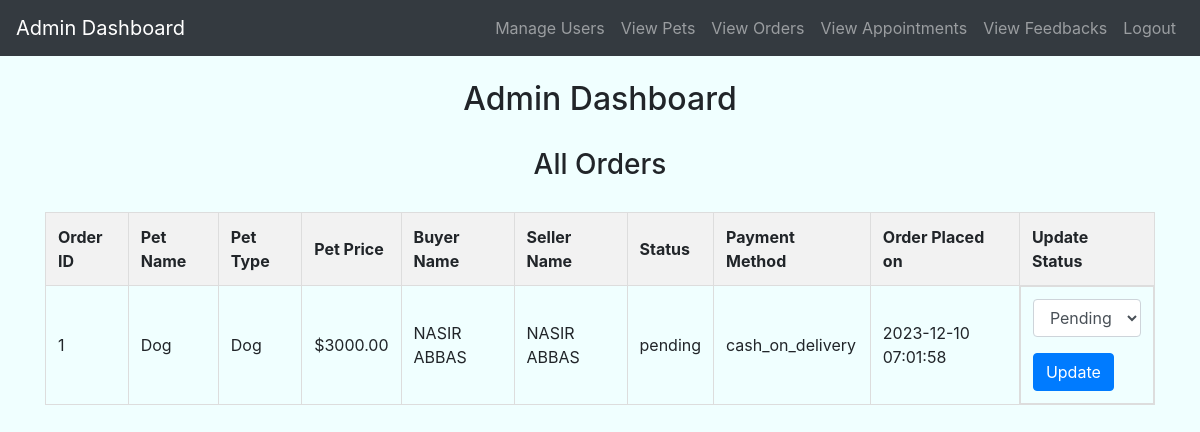
The page /admin/admin_orders.php (signed in) on the database its author committed.
### tables this page shows
CREATE TABLE `orders` (
  `order_id` int(11) NOT NULL,
  `pet_id` int(11) DEFAULT NULL,
  `buyer_id` int(11) DEFAULT NULL,
  `status` varchar(50) DEFAULT NULL,
  `payment_method` varchar(50) DEFAULT NULL,
  `created_at` timestamp NOT NULL DEFAULT current_timestamp()
);

CREATE TABLE `pets` (
  `pet_id` int(11) NOT NULL,
  `seller_id` int(11) NOT NULL,
  `pet_name` varchar(255) NOT NULL,
  `pet_type` varchar(255) NOT NULL,
  `pet_description` text DEFAULT NULL,
  `pet_price` decimal(10,2) NOT NULL,
  `created_at` timestamp NOT NULL DEFAULT current_timestamp()
);

CREATE TABLE `users` (
  `id` int(11) NOT NULL,
  `name` varchar(255) NOT NULL,
  `email` varchar(255) NOT NULL,
  `password` varchar(255) NOT NULL,
  `user_type` enum('Doctor','Seller','Buyer') NOT NULL,
  `status` varchar(20) NOT NULL,
  `phone_number` varchar(15) DEFAULT NULL,
  `address` varchar(255) DEFAULT NULL,
  `age` int(11) DEFAULT NULL
);

### admin/admin_orders.php (the view, shortened to what this page needs)
<?php
include('config.php');
$query = "SELECT Orders.*, Pets.pet_name, Pets.pet_type, Pets.pet_price,
          Users.name AS buyer_name, Sellers.name AS seller_name
          FROM Orders
          JOIN Pets ON Orders.pet_id = Pets.pet_id
          JOIN Users ON Orders.buyer_id = Users.id
          JOIN Users AS Sellers ON Pets.seller_id = Sellers.id
          ORDER BY Orders.created_at DESC";
$result = $conn->query($query);
?>
<!DOCTYPE html>
<html>
<head>
    <link rel="stylesheet" href="https://maxcdn.bootstrapcdn.com/bootstrap/4.5.2/css/bootstrap.min.css">
</head>
<body>
    <?php include('admin_navbar.php'); ?>
    <div class="container">
        <h2 class="mt-4">Admin Dashboard</h2>
        <h3 class="mt-4">All Orders</h3>
        <?php
        if ($result->num_rows > 0) {
            echo '<table>';
            echo '<tr>';
            echo '<th>Order ID</th>';
            echo '<th>Pet Name</th>';
            echo '<th>Pet Type</th>';
            echo '<th>Pet Price</th>';
            echo '<th>Buyer Name</th>';
            echo '<th>Seller Name</th>';
            echo '<th>Status</th>';
            echo '<th>Payment Method</th>';
            echo '<th>Order Placed on</th>';
            echo '<th>Update Status</th>';
            echo '</tr>';
            while ($row = $result->fetch_assoc()) {
                echo '<tr>';
                echo '<td>' . $row['order_id'] . '</td>';
                echo '<td>' . $row['pet_name'] . '</td>';
                echo '<td>' . $row['pet_type'] . '</td>';
                echo '<td>$' . $row['pet_price'] . '</td>';
                echo '<td>' . $row['buyer_name'] . '</td>';
                echo '<td>' . $row['seller_name'] . '</td>';
                echo '<td>' . $row['status'] . '</td>';
                echo '<td>' . $row['payment_method'] . '</td>';
                echo '<td>' . $row['created_at'] . '</td>';
                echo '<td class="status-form">';
                echo '<form method="POST" action="">';
                echo '<div class="form-group">';
                echo '<select name="new_status" class="form-control" required>';
                echo '<option value="pending" ' . ($row['status'] === 'pending' ? 'selected' : '') . '>Pending</option>';
                echo '</select>';
                echo '</div>';
                echo '<button type="submit" class="btn btn-primary">Update</button>';
                echo '</form>';
                echo '</td>';
                echo '</tr>';
            }
            echo '</table>';
        } else {
            echo '<p>No orders found.</p>';
        }
        ?>
    </div>
</body>
</html>

### admin/admin_orders.php (style rules this page uses)
body { background-color: azure; }
h2, h3 { text-align: center; margin: 30px; }
table { width: 100%; margin-top: 20px; }
table, th, td { border: 1px solid #ddd; border-collapse: collapse; }
th, td { padding: 12px; text-align: left; }
th { background-color: #f2f2f2; }
.status-form { display: inline-block; }

### rows shown on the page
orders: order_id "1", pet.pet_name "Dog", pet.pet_type "Dog", pet.pet_price "3000.00", buyer.name "NASIR ABBAS", users.name "NASIR ABBAS", status "pending", payment_method "cash_on_delivery", created_at "2023-12-10 07:01:58", new_status "Pending"
